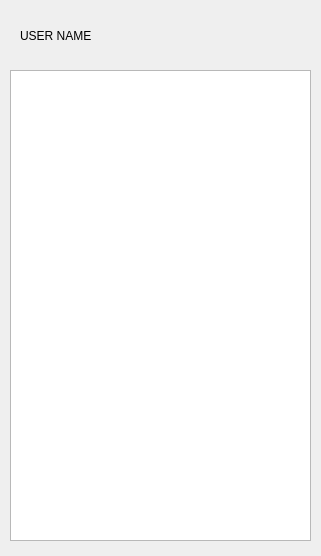
<ui version="4.0" >
 <class>Dialog</class>
 <widget class="QDialog" name="Dialog" >
  <property name="geometry" >
   <rect>
    <x>0</x>
    <y>0</y>
    <width>321</width>
    <height>556</height>
   </rect>
  </property>
  <property name="windowTitle" >
   <string>Dialog</string>
  </property>
  <widget class="QListWidget" name="listWidget" >
   <property name="geometry" >
    <rect>
     <x>10</x>
     <y>70</y>
     <width>301</width>
     <height>471</height>
    </rect>
   </property>
  </widget>
  <widget class="QLabel" name="lblName" >
   <property name="geometry" >
    <rect>
     <x>20</x>
     <y>20</y>
     <width>101</width>
     <height>31</height>
    </rect>
   </property>
   <property name="text" >
    <string>USER NAME</string>
   </property>
  </widget>
 </widget>
 <resources/>
 <connections/>
</ui>
